Frame 1 (no input): blank canvas, image omitted
Frame 60 (no input): blank canvas, image omitted
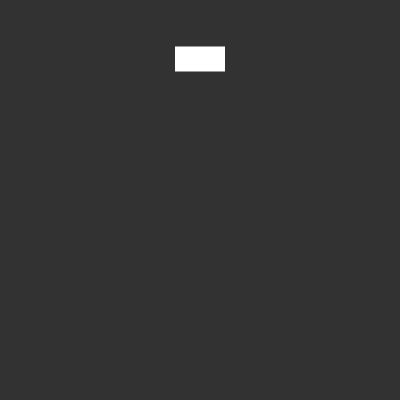
Frame 120 (the mouse pressed at the canvas centre since frame 60)

The p5.js sketch whose frames 1 and 60 were blank and that drew this single picture after the mouse press (run headless with seeded random() and noise() and a simulated clock; from frame 60 on, the mouse is pressed at the canvas centre):

// p5.js sketch
// ── sketch.js
let rectY = []; // start with empty list
function setup() {
  createCanvas(400, 400);
}
function draw() {
  background(50);
  noStroke();
  rectMode(CENTER);
  fill(255);
  for (let i = 0; i < rectY.length; i++) {
    rect(200, rectY[i], 50, 25);
    rectY[i] += 1;
  }
   console.log(rectY);
}
function mousePressed() {
  rectY.push(0);
  console.log(rectY);
}
